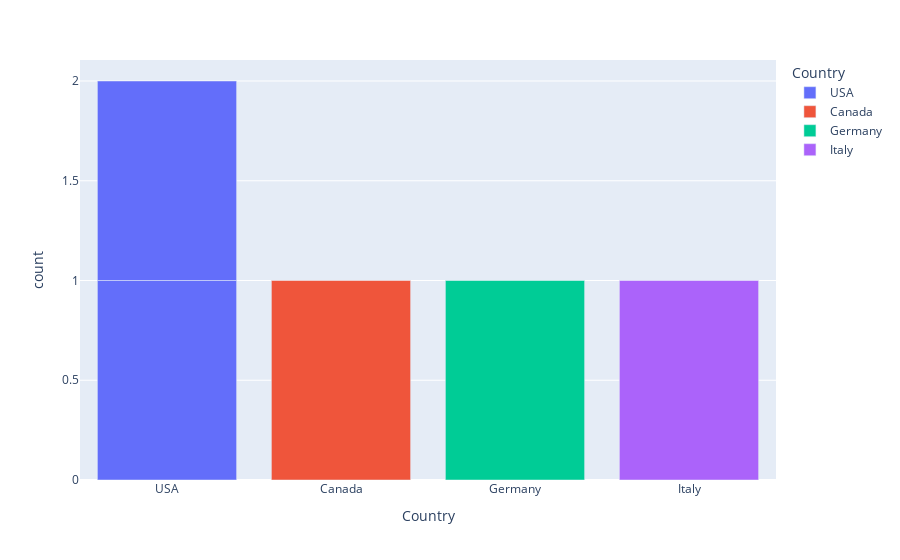

Source (notebook cell):
### Code cell
px.bar(df, x = "Country", color = "Country")

### Figure 1 — Plotly figure (JSON) as saved in the notebook; plotly's stock layout.template omitted (floating-point values rounded to 4 significant figures)
{"data": [{"alignmentgroup": "True", "hovertemplate": "Country=%{x}<br>count=%{y}<extra></extra>", "legendgroup": "USA", "marker": {"color": "#636efa", "pattern": {"shape": ""}}, "name": "USA", "offsetgroup": "USA", "orientation": "v", "showlegend": true, "textposition": "auto", "type": "bar", "x": ["USA", "USA"], "xaxis": "x", "y": [1, 1], "yaxis": "y"}, {"alignmentgroup": "True", "hovertemplate": "Country=%{x}<br>count=%{y}<extra></extra>", "legendgroup": "Canada", "marker": {"color": "#EF553B", "pattern": {"shape": ""}}, "name": "Canada", "offsetgroup": "Canada", "orientation": "v", "showlegend": true, "textposition": "auto", "type": "bar", "x": ["Canada"], "xaxis": "x", "y": [1], "yaxis": "y"}, {"alignmentgroup": "True", "hovertemplate": "Country=%{x}<br>count=%{y}<extra></extra>", "legendgroup": "Germany", "marker": {"color": "#00cc96", "pattern": {"shape": ""}}, "name": "Germany", "offsetgroup": "Germany", "orientation": "v", "showlegend": true, "textposition": "auto", "type": "bar", "x": ["Germany"], "xaxis": "x", "y": [1], "yaxis": "y"}, {"alignmentgroup": "True", "hovertemplate": "Country=%{x}<br>count=%{y}<extra></extra>", "legendgroup": "Italy", "marker": {"color": "#ab63fa", "pattern": {"shape": ""}}, "name": "Italy", "offsetgroup": "Italy", "orientation": "v", "showlegend": true, "textposition": "auto", "type": "bar", "x": ["Italy"], "xaxis": "x", "y": [1], "yaxis": "y"}], "layout": {"autosize": true, "barmode": "relative", "legend": {"title": {"text": "Country"}, "tracegroupgap": 0}, "margin": {"t": 60}, "xaxis": {"anchor": "y", "autorange": true, "categoryarray": ["USA", "Canada", "Germany", "Italy"], "categoryorder": "array", "domain": [0, 1], "range": [-0.5, 3.5], "title": {"text": "Country"}, "type": "category"}, "yaxis": {"anchor": "x", "autorange": true, "domain": [0, 1], "range": [0, 2.105], "title": {"text": "count"}, "type": "linear"}}}
